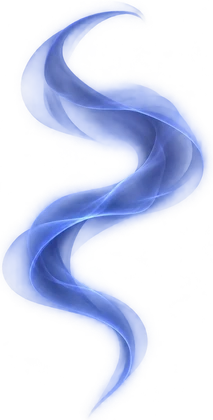
#> input picture smoke/ui/assets/fumee_bleu.webp, 213 x 420 px, given in place of SMOKE_BG_Prune_Fumee_1536x1024.png, which was not available
$ python prepare_assets.py ../ui/assets/fumee_bleu.webp ../ui/assets/joint_papier.webp
#> lines starting #> are read from the running program, lines starting #| are printed output that depends on the picture; after the words box and inside, x2 and y2 are one past the last pixel; in counts of white or black regions, pixels touching at a corner belong together
#!/usr/bin/env python3
"""Prépare les images de Smoke (pack SMOKE_Assets) : recadrage des objets, tailles d'affichage @2x, WebP.
Les libellés dessinés sous les boutons et molettes ne sont pas repris : l'interface écrit ses propres libellés, plus lisibles.
Usage : python3 tools/prepare_assets.py <dossier SMOKE_Assets> <ui/assets>"""
import pathlib, sys
import numpy as np
from PIL import Image
from scipy import ndimage as nd

SRC = pathlib.Path(sys.argv[1]); OUT = pathlib.Path(sys.argv[2]); OUT.mkdir(parents=True, exist_ok=True)

def obj_box(im, largest=False):
    a = np.array(im)[..., 3] > 12
    if largest:
        lab, n = nd.label(a); big = np.argmax(nd.sum(a, lab, range(1, n + 1))) + 1; a = lab == big
    ys, xs = np.nonzero(a)
    return xs.min(), ys.min(), xs.max() + 1, ys.max() + 1

def save(name, src, largest=False, width=None, height=None, pad=4):
    im = Image.open(SRC / src).convert("RGBA")
    x0, y0, x1, y1 = obj_box(im, largest)
    im = im.crop((max(0, x0 - pad), max(0, y0 - pad), min(im.width, x1 + pad), min(im.height, y1 + pad)))
    if width: im = im.resize((width, round(im.height * width / im.width)), Image.LANCZOS)
    if height: im = im.resize((round(im.width * height / im.height), height), Image.LANCZOS)
    im.save(OUT / f"{name}.webp", "WEBP", quality=90, method=6)
    print(name, im.size)

Image.open(SRC / "SMOKE_BG_Prune_Fumee_1536x1024.png").convert("RGB").save(OUT / "bg.webp", "WEBP", quality=86, method=6)
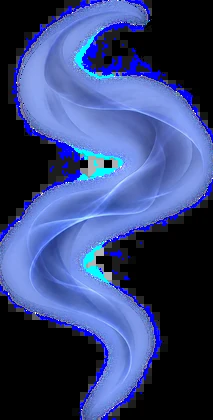
#> saved as bg.webp: PIL image 213x420 RGB; mean R, G, B 53.4, 67.5, 117.1
for n, f in [("logo_prune", "SMOKE_Logo.png"), ("logo_bleu", "SMOKE_Logo_Bleu.png"), ("logo_vert", "SMOKE_Logo_Vert.png")]: save(n, f, width=640)
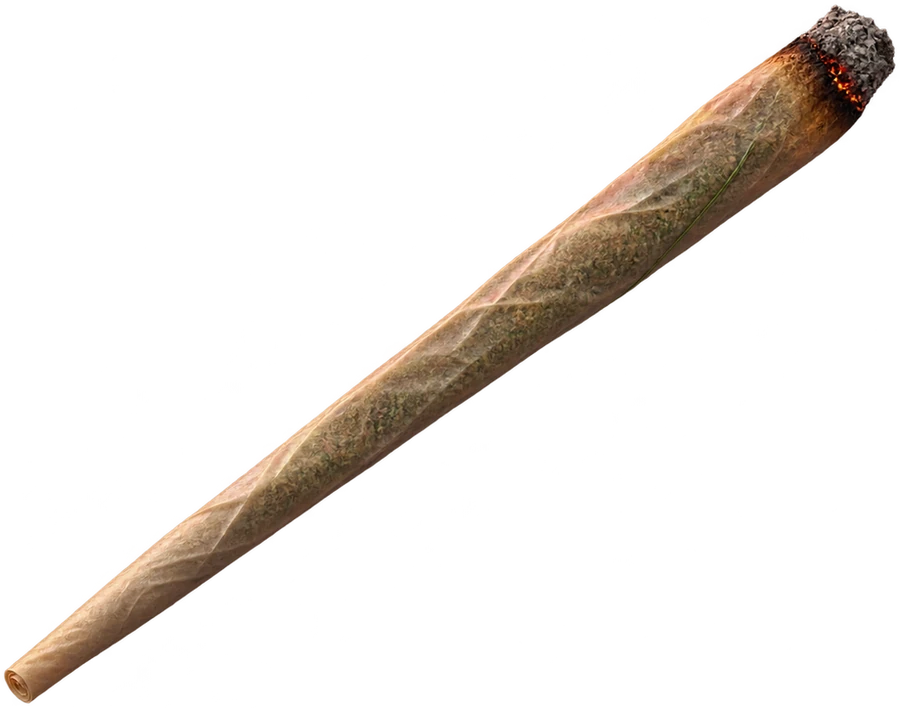
#> input picture smoke/ui/assets/joint_papier.webp, 900 x 708 px, given in place of SMOKE_Logo.png, which was not available
#> in save, im is the input picture: PIL image 900x708 RGBA; mean R, G, B, A 22.8, 18.2, 13.7, 34.2
#> in obj_box, `a = np.array(im)[..., 3] > 12`:
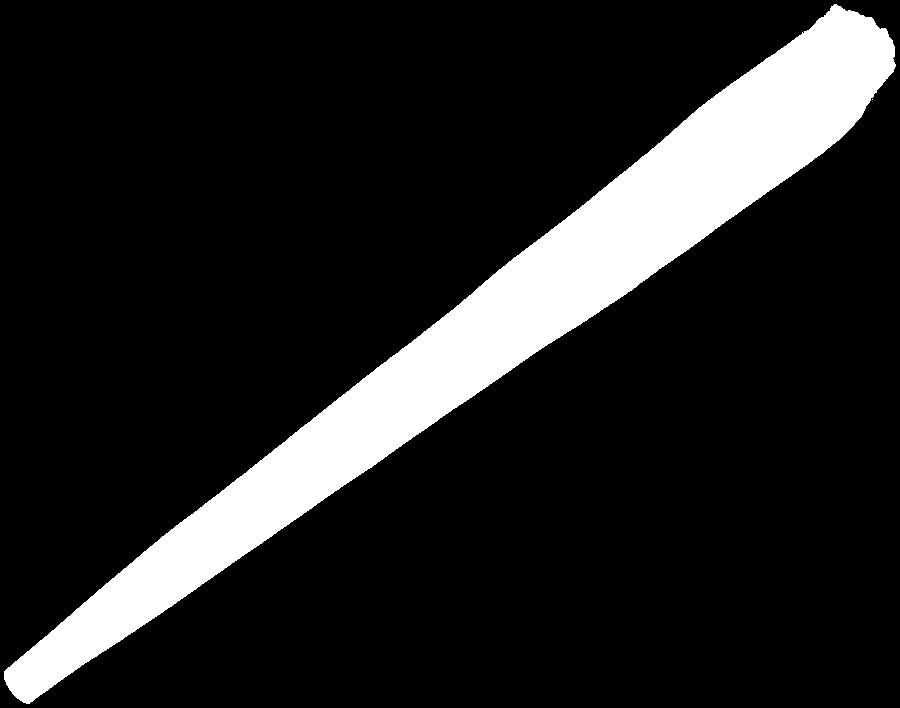
#> a: shape (708, 900) bool; 13.8% white; 2 white regions (1 under 20 px), largest, box (x1, y1, x2, y2) and area: (4, 4, 896, 704) 87712
#> in save, `x0, y0, x1, y1 = obj_box(im, largest)`: x0 = 4; x1 = 896; y1 = 704
#| logo_prune (640, 503)
#> (the run stopped early here; a loop or call above may not have finished)
